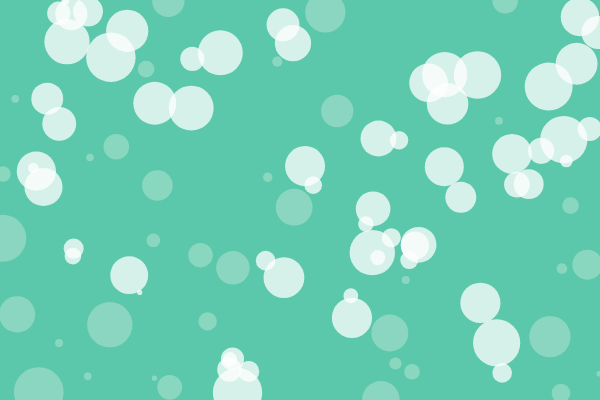
Frame 1 (no input)
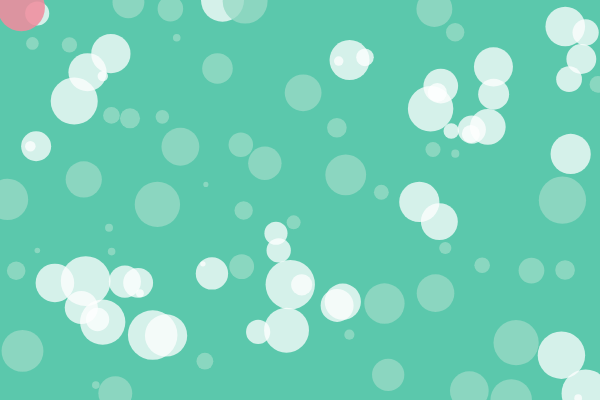
Frame 60 (no input)
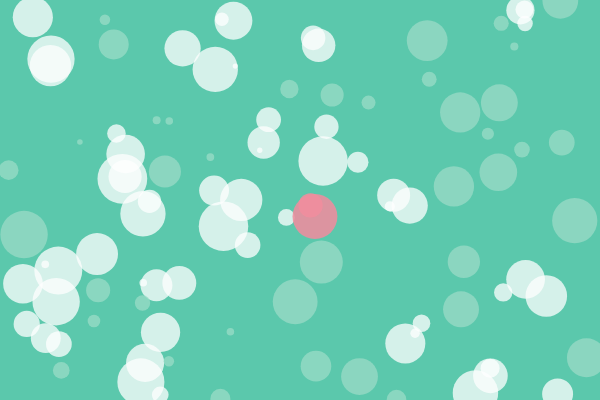
Frame 120 (the mouse pressed at the canvas centre since frame 60)

The p5.js sketch that drew these frames (run headless with seeded random() and noise() and a simulated clock; from frame 60 on, the mouse is pressed at the canvas centre):

// p5.js sketch
// ── sketch.js
let bubbles = [];

function setup() {
    createCanvas(600, 400);
    for (let i = 0; i < 100; ++i) {
        let x = random(width);
        let y = random(height);
        let r = random(5, 50);
        bubbles[i] = new Bubble(x, y, r);
        bubbles[i].changeColor(0x98, 0xdb, 0xc6, 200);
    }
}

function draw() {
    background(0x5b, 0xc8, 0xac);
    let n = bubbles.length;
    for (let i = 0, j = 0; i < n; ++i) {
        let doesIntersect = false;
        for (j = 0; j < n; ++j) {
            if (i != j && bubbles[j].intersects(bubbles[i])) {
                doesIntersect = true;
                break;
            }
        }
        if (bubbles[i].contains(mouseX, mouseY)) {
            bubbles[i].changeColor(0xf1, 0x8d, 0x9e, 220);
        } else if (doesIntersect) {
            bubbles[i].changeColor(255, 255, 255, 190);
        } else {
            bubbles[i].changeColor(0x98, 0xdb, 0xc6, 200);
        }
        bubbles[i].show();
        bubbles[i].move();
    }
}

function mousePressed() {
    for (let i = bubbles.length - 1; i >= 0; --i) {
        if (bubbles[i].contains(mouseX, mouseY)) {
            bubbles.splice(i, 1);
        }
    }
}

class Color {
    constructor(r = 255, g = 255, b = 255, brightness = 0) {
        this.r = r;
        this.g = g;
        this.b = b;
        this.brightness = brightness;
    }
    setRandColor() {
        this.r = random(0, 255);
        this.g = random(0, 255);
        this.b = random(0, 255);
    }
}
class Bubble {
    constructor(x = 0, y = 0, r = 0) {
        this.x = x;
        this.y = y;
        this.r = r;
        this.col = new Color();
    }
    show() {
        noStroke();
        fill(this.col.r, this.col.g, this.col.b, this.col.brightness);
        ellipse(this.x, this.y, this.r);
    }
    changeColor(r, g, b, brightness = 255) {
        this.col.r = r;
        this.col.g = g;
        this.col.b = b;
        this.col.brightness = brightness;
    }
    intersects(argBubble) {
        let d = dist(this.x, this.y, argBubble.x, argBubble.y);
        return d < (this.r + argBubble.r) / 2;
    }
    contains(x, y) {
        return (dist(x, y, this.x, this.y) < this.r / 2);
    }
    move() {
        this.x += random(-3, 5);
        this.y += random(-5, 1);
        if (this.x < 0) {
            this.x = width;
        } else {
            this.x %= width;
        }
        if (this.y < 0) {
            this.y = height;
        } else {
            this.y %= height;
        }
    }
}
